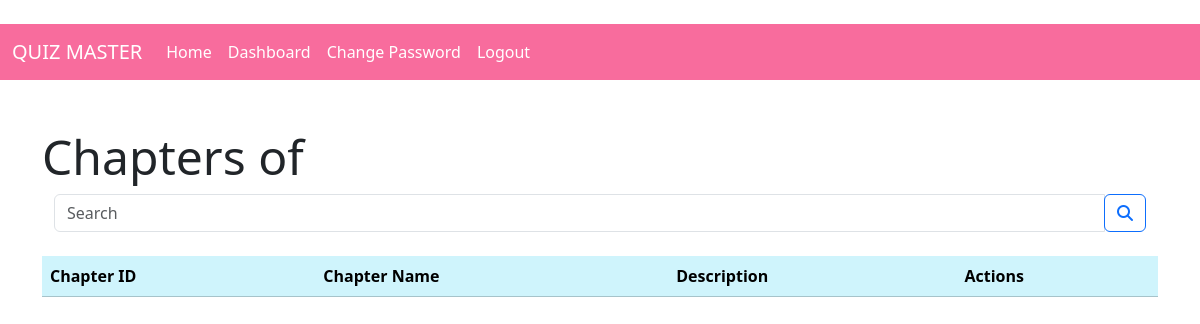
The app's page /display/chapters/user/1 (signed in), older data.
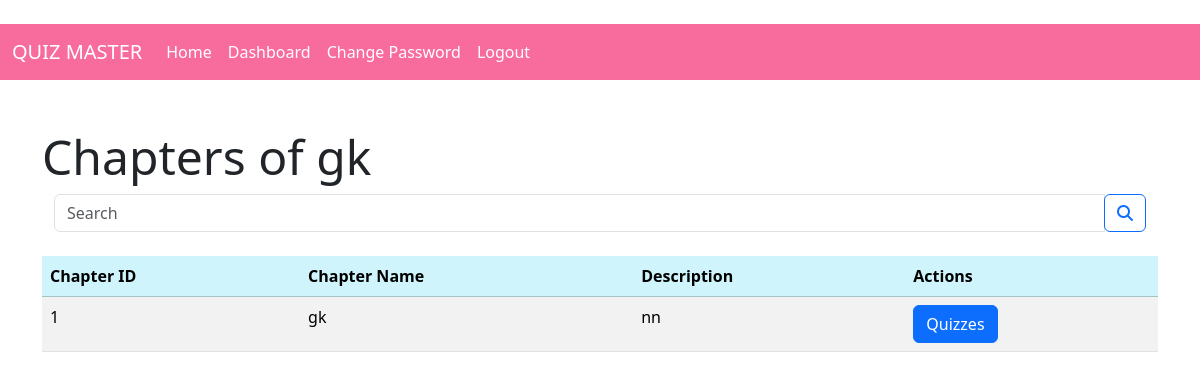
The same page, newer data.
### models.py (models this page shows)
class Subject(db.Model):
    id=db.Column(db.Integer,primary_key=True)
    Name=db.Column(db.String(256),nullable=False)
    Description=db.Column(db.String(500),nullable=False)
    chapters=db.relationship('Chapter',backref='subject',lazy=True,cascade="all, delete-orphan", passive_deletes=True)

class Chapter(db.Model):
    id=db.Column(db.Integer,primary_key=True)
    subject_id=db.Column(db.Integer,db.ForeignKey('subject.id',ondelete="CASCADE"),nullable=False)
    Name=db.Column(db.String(256),nullable=False)
    Description=db.Column(db.String(500),nullable=False)
    quizzes=db.relationship('Quiz',backref='chapter',lazy=True,cascade="all, delete-orphan", passive_deletes=True)

### controllers/routes.py (the view)
@app.route('/display/chapters/user/<int:id>')
@user_auth
def display_chap_user(id):
     subject=Subject.query.get(id)
     query=request.args.get('query')
     if query:
            chapters=Chapter.query.filter(Chapter.Name.ilike(f'%{query}%'))
            return render_template('chap_user.html',subject=subject,chapters=chapters)
     chapters=Chapter.query.filter_by(subject_id=id)
     return render_template('chap_user.html',chapters=chapters,subject=subject)

### controllers/routes.py (called while the page is built)
def user_auth(func):
    @wraps(func)
    def inner(*args,**kwargs):
        if 'user_id' in session:
            return func(*args,**kwargs)
        else:
            flash('Please Login to continue further!')
            return redirect(url_for('user_login'))
    return inner

### templates/chap_user.html (shortened to what this page needs)
{% extends 'basic_layout.html' %}
{%block NAVBAR%}
{%include 'navbar_user.html'%}
{% endblock %}
{% block BODY %}
<h5 class="display-5">Chapters of {{subject.Name}}</h5>
{%include 'search.html'%}<br>
<table class="table table-striped ">
    <thead class='table-info'>
        <tr>
            <th>Chapter ID</th>
            <th>Chapter Name</th>
            <th>Description</th>
            <th>Actions</th>
        </tr>
    </thead>
    <tbody>
        {% for chapter in chapters%}
        <tr>
            <td>{{chapter.id}}</td>
            <td>{{chapter.Name}}</td>
            <td>{{chapter.Description}}</td>
            <td>
                <div>
                <a href="{{url_for('display_quiz_user',id=chapter.id)}}" class="btn btn-primary">
                Quizzes</a>
             </div>
            </td>
        </tr>
        {%endfor%}
    </tbody>
</table>
{% endblock %}

### templates/basic_layout.html (shortened to what this page needs)
<!DOCTYPE html>
<html lang="en">
<head>
    <link href="https://cdn.jsdelivr.net/npm/bootstrap@5.3.3/dist/css/bootstrap.min.css" rel="stylesheet">
    <link rel="stylesheet" href="https://cdnjs.cloudflare.com/ajax/libs/font-awesome/6.7.2/css/all.min.css" />
</head>
<body>
    <br>
    <div>
        {%block NAVBAR%}
        {%endblock%}<br><br>
    </div>
    <div class="container">
    {% block BODY %}
    {% endblock %}
    </div>
</body>
</html>

### templates/navbar_user.html (shortened to what this page needs)
<nav style="background-color: #f86c9d;" class="navbar navbar-expand-lg navbar-dark">
    <div class="container-fluid">
      <a class="navbar-brand" href="/">QUIZ MASTER</a>
      <div class="collapse navbar-collapse" id="navbarNav">
        <ul class="navbar-nav">
          <li class="nav-item">
            <a class="nav-link active" aria-current="page" href="{{url_for('home')}}">Home</a>
          </li>
          <li class="nav-item">
            <a class="nav-link active" aria-current="page" href="{{url_for('user_dashboard')}}">Dashboard</a>
          </li>
          <li class="nav-item">
            <a class="nav-link active" aria-current="page" href="{{url_for('change_pswd_user')}}">Change Password</a>
          </li>
          <li class="nav-item">
            <a class="nav-link active" aria-current="page" href="{{url_for('user_logout')}}">Logout</a>
          </li>
        </ul>
      </div>
    </div>
  </nav>

### templates/search.html (shortened to what this page needs)
<div class="container-fluid mt-2" style="text-align: center;">
    <div class="row">
        <div class="col-md-12">
            <form action="">
                <div class="input-group">
                    <input type="text" name="query" class="form-control" placeholder="Search">
                    <span class="input-grp-btn">
                        <button class="btn btn-outline-primary" type="submit"><i class="fas fa-search"></i></button>
                    </span>
                </div>
            </form>
        </div>
    </div>
</div>

Row changes from the older to the newer data that the page shows:
added Subject: Name "gk"
added Chapter: id "1", Name "gk", Description "nn"
